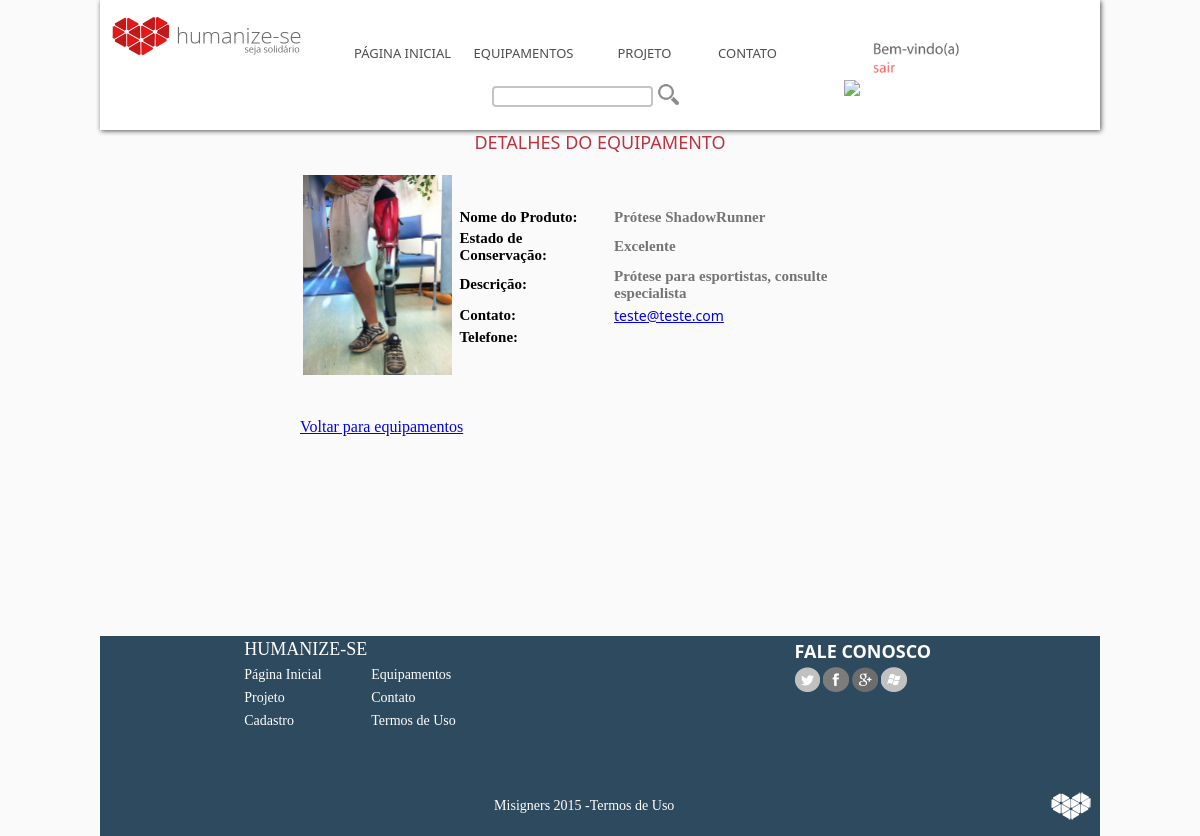
The page /sobreproduto.php?id=24 (signed in) on the database its author committed.
### tables this page shows
CREATE TABLE IF NOT EXISTS `produto` (
  `id` int(11) NOT NULL AUTO_INCREMENT,
  `nome` varchar(30) NOT NULL,
  `estado` varchar(10) NOT NULL,
  `descricao` varchar(1000) NOT NULL,
  `imagem` varchar(1000) NOT NULL,
  `emailuser` varchar(50) NOT NULL COMMENT 'identificação de quem postou o produto',
  PRIMARY KEY (`id`)
);

### sobreproduto.php (the view, shortened to what this page needs)
<!DOCTYPE html>
	<head>
			<link href="css/geral.css" rel="stylesheet" type="text/css">
            <link rel="stylesheet" type="text/css" href="css/style.css" />
            <link rel="stylesheet" href="css/lightbox.css">
	</head>
	<body bgcolor="#fefefe">
	<div class="geral">
			<header>
			<a href="index.php"><img src="img/logo_header.png" width="20%" style="margin-left: 10px; margin-top: 10px;"></a>
				<div style="height: 5px; width: 100%">
				</div>
				<div id="menu">
					<table>
						<tr>
							<td><a href="index.php">PÁGINA INICIAL</a></td>
							<td><a href="hover_equipamentos.php">EQUIPAMENTOS</a></td>
							<td><a href="projeto.php">PROJETO</a></td>
							<td><a href="contato.php">CONTATO</a></td>
						</tr>
					</table>
				</div>
				<div id="button">
				<?php
					$linklogin="login.html"	;
					$imglogin="login.png";
					$linkcadastro="cadastro_usuario.html";
					$imgcadastro="cadastrar.png";
					$width="40%";
					$margintop="" ;
					$margin="10px";
					$imagem=$_SESSION ['imagem'];
					$verificalogin=$_SESSION['verificalogin'];
					if ($verificalogin==1){
						$linklogin="paineluser.php";
						$imglogin=$imagem;
						$width="50px";
						$margin="-20px";
						$linkcadastro="sair.php";
						$imgcadastro="sair.png";
						$margintop= "-30px";
					}
				?>
					<a href="<?php echo $linklogin;?>"><img src="upload/usuarios/<?php echo $imglogin?>" width="<?php echo $width; ?>" style="border-radius:5%; margin-top:<?php echo $margintop;?>;"></a><font face="Segoe UI" size="2" color="#be3340" style="margin-left: 10px;">
					<a href="<?php echo $linkcadastro; ?>"><img src="img/<?php echo $imgcadastro; ?>" width="40%"></a></font>
				</div>
				<table style="margin-top:<?php echo $margin;?>">
                	<form method="post" action="busca.php">
                            <tr>
                                <td><input type="text" name="buscaf" maxlength="90" style="transition: border 0.3s; width: 153px; border-radius: 4px; border-width: 2px; border-style: solid; border-color: #bebebe"></td>
								<td><input type="image" src="img/pesquisar.png" name="buscaf" width="60%"></td>
                            </tr>
                    </form>
				</table>
			</header>
			<div style="height:130px;">
            </div>
			<div class="det_produto">
			<center><font face="Segoe UI" size="4" color="#be3340">DETALHES DO EQUIPAMENTO</font></center>
			<br>
<?php
	$verificalogin=$_SESSION['verificalogin'];
	if ($verificalogin==0) {
		echo
				"<meta http-equiv=refresh content='0; URL=login.html';>
				<script type=\"text/javascript\">alert(\"Você não tem permissão para acessar esta página. Faça login ou cadastre-se para poder visualizar os detalhes do equipamento. \");</script>
				";
	}
	else {
	$recuperaId = $_GET['id'];
	$selecionar=mysql_query("SELECT * FROM produto where id='$recuperaId'");
		if(@mysql_num_rows($selecionar)==0){
			$nenhum=" Houve um erro na exibição dos dados do produto";
			}
		else{
			while($linha=mysql_fetch_array($selecionar)){
			$produto=$linha['nome'];
			$imagem=$linha['imagem'];
			$descricao=$linha['descricao'];
			$estado= $linha ['estado'];
			$emailu=$linha['emailuser'];
			}
		}
	}
				?>
					<table>
					<tr>
					<td>
						<a href="upload/produtos/<?php echo $imagem; ?>" data-lightbox="a.jpg"><img src="upload/produtos/<?php echo $imagem;?>"></a></td>
					<td>
                    <table>
					<tr>
						<td><h1>Nome do Produto:</h1></td>
						<td><h2><?php echo utf8_encode($produto)."<br>";?></h2></td>
					</tr>
					<tr>
						<td><h1>Estado de Conservação:</h1>
						<td><h2><?php echo $estado."<BR>";?></h2></td>
					</tr>
					<tr>
						<td><h1>Descrição:</h1></td>
						<td><h2><?php echo utf8_encode($descricao) ?></h2></td>
					</tr>
					<tr>
                        <td><h1>Contato: </h1></td>
						<td><a href="mailto:<?php echo $emailu; ?>"><?php echo $emailu; ?></a></td>
					</tr>
					<tr>
						<td><h1>Telefone:</h1>
						<td><?php echo $telefoneu; ?></a></td>
					</tr>
						</table>
						</table>
				<br><br>
				<a href="hover_equipamentos.php"><font face="Segoe UI Light" size="3">Voltar para equipamentos</font></a>
			</div>
			<div style="height: 200px;">
			</div>
			<footer>
				<div id="mapa">
					<table>
						<tr>
							<td><h1>HUMANIZE-SE</h1></td>
						</tr>
						<tr>
							<td><a href="index.html">Página Inicial</a></td>
							<td><a href="hover_equipamentos.php">Equipamentos</a></td></tr>
						<tr>
							<td><a href="projeto.html">Projeto</a></td>
							<td><a href="contato.html">Contato</a></td></tr>
						<tr>
							<td><a href="cadastro.html">Cadastro</a></td>
							<td><a href="#" onclick="window.open('termos.html', 'Termos', 'STATUS=NO, TOOLBAR=NO, LOCATION=NO, DIRECTORIES=NO, RESISABLE=NO, SCROLLBARS=YES, TOP=10, LEFT=10, WIDTH=500, HEIGHT=400');">Termos de Uso</a></td>
						</tr>
					</table>
				</div>
				<div id="contato">
					<table>
						<tr>
							<td><h1>FALE CONOSCO</h1></td>
						</tr>
						<tr>
							<td><a href="https://www.twitter.com/humanizese"><img src="img/twitter.png" width="12%"></a>
								<a href="https://www.facebook.com/misigners"><img src="img/facebook.png" width="12%"></a>
								<a href="https://plus.google.com/misigners"><img src="img/plus.png" width="12%"></a>
								<a href="mailto:misigners@mail.com"><img src="img/mail.png" width="12%"></a></td>
						</tr>
					</table>
				</div>
				<br><br><br><br><br><br><br>
				<div id="footer">
					<table>
						<tr>
							<td><h1>Misigners 2015 -<a href="#" onclick="window.open('termos.html', 'Termos', 'STATUS=NO, TOOLBAR=NO, LOCATION=NO, DIRECTORIES=NO, RESISABLE=NO, SCROLLBARS=YES, TOP=10, LEFT=10, WIDTH=500, HEIGHT=400');">Termos de Uso</a></h1></td>
							<td><img src="img/logo_footer.png"></td>
				</div>
			</footer>
		</div>
	</body>
</html>

### css/geral.css (style rules this page uses)
* { margin: 0 auto; padding: 0 auto; }
.geral { width: 1000px;height: auto; }
body { background-color: #fafafa; width: 1000px;height: auto; }
header { width: 1000px;height: 130px;background-color: #ffffff;opacity: 0.9;position:fixed;z-index: 100;-webkit-box-shadow: 1px 1px 5px 0px rgba(0,0,0,0.75);-moz-box-shadow: 1px 1px 5px 0px rgba(0,0,0,0.75); box-shadow: 1px 1px 5px 0px rgba(0,0,0,0.75); }
header table { margin-right: 10px;margin-right: 400px;margin-top:-10px; }
#menu { width: 50%;margin-top: -30px; }
#menu a { font-family: Segoe UI;font-size: 13px;color: #3b3b3b;text-decoration: none; }
#menu table { width: 90%; border-color: #ffffff; }
#menu td { width: 15%;height: 20px;text-align: center; padding: 1; border-color: #ffffff; }
#button { width: 23.1%;height: auto;margin-right: 25px;;margin-top: -24px; }
footer { width: 100%;height: 200px;background-color: #2E4A5F;margin-top: 0 auto; }
#mapa { width: 50%;height: 150px;float: left; }
#mapa h1 { font-family: Segoe UI Light;font-size: 18px;color: #ffffff;font-weight: 300; }
#mapa a { font-family: Segoe UI Light;font-size: 14px;color: #ffffff;text-decoration: none; }
#contato { width: 40%;height: 150px;float: right; }
#contato h1 { font-family: Segoe UI;font-size: 18px;color:#ffffff;text-align: left; }
#contato img { transition: 0.5s;-webkit-filter: grayscale(100%);-moz-filter: grayscale(100%);-o-filter: grayscale(100%);-ms-filter: grayscale(100%);filter: grayscale(100%); }
#footer { width: 100%;height: 50px; }
#footer table { width: 65%;float: right; }
#footer img { float: right; }
#footer a { font-family: Segoe UI Light;font-size: 14px;color: #ffffff;text-decoration: none; }
#footer h1 { font-family: Segoe UI Light;font-size: 14px;font-weight: 300;color: #ffffff;text-decoration: none;margin-left: -110px; }
#footer td { width: 33,3%; }
td { font-family: Segoe UI;font-size: 14px;color: #747474; }
.det_produto { width: 60%;height: auto;margin: 0 auto; }
.det_produto h1 { font-family: Segoe UI Light;font-size: 15px;text-align: left;color:black; }
.det_produto h2 { font-family: Segoe UI Light;font-size: 15px; }
.det_produto img { max-width: 200px;max-height: 200px; }
h1 { font-family: Segoe UI;font-size: 1.5em;color: #fc6363;text-align: center; }
h1 a { font-family:Segoe UI; font-size: 1.0em; text-decoration: none; }

### css/lightbox.css (style rules this page uses)
body:after { content: url(../img/close.png) url(../img/loading.gif) url(../img/prev.png) url(../img/next.png); display: none; }

### rows shown on the page
produto: imagem (picture), nome "Prótese ShadowRunner", estado "Excelente", descricao "Prótese para esportistas, consulte especialista", emailuser "teste@teste.com"
